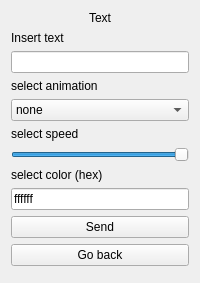
      <widget class="QWidget" name="page_6">
       <layout class="QVBoxLayout" name="verticalLayout_7">
        <item>
         <widget class="QLabel" name="label_10">
          <property name="sizePolicy">
           <sizepolicy hsizetype="Preferred" vsizetype="Maximum">
            <horstretch>0</horstretch>
            <verstretch>0</verstretch>
           </sizepolicy>
          </property>
          <property name="text">
           <string>Text</string>
          </property>
          <property name="alignment">
           <set>Qt::AlignmentFlag::AlignCenter</set>
          </property>
         </widget>
        </item>
        <item>
         <widget class="QLabel" name="label_11">
          <property name="sizePolicy">
           <sizepolicy hsizetype="Preferred" vsizetype="Maximum">
            <horstretch>0</horstretch>
            <verstretch>0</verstretch>
           </sizepolicy>
          </property>
          <property name="text">
           <string>Insert text</string>
          </property>
         </widget>
        </item>
        <item>
         <widget class="QLineEdit" name="lineEdit_3"/>
        </item>
        <item>
         <widget class="QLabel" name="label_12">
          <property name="sizePolicy">
           <sizepolicy hsizetype="Preferred" vsizetype="Maximum">
            <horstretch>0</horstretch>
            <verstretch>0</verstretch>
           </sizepolicy>
          </property>
          <property name="text">
           <string>select animation</string>
          </property>
         </widget>
        </item>
        <item>
         <widget class="QComboBox" name="comboBox_2">
          <item>
           <property name="text">
            <string>none</string>
           </property>
          </item>
          <item>
           <property name="text">
            <string>move left</string>
           </property>
          </item>
          <item>
           <property name="text">
            <string>move right</string>
           </property>
          </item>
          <item>
           <property name="text">
            <string>move up</string>
           </property>
          </item>
          <item>
           <property name="text">
            <string>move down</string>
           </property>
          </item>
          <item>
           <property name="text">
            <string>blink</string>
           </property>
          </item>
          <item>
           <property name="text">
            <string>breathe</string>
           </property>
          </item>
          <item>
           <property name="text">
            <string>shwoflake</string>
           </property>
          </item>
          <item>
           <property name="text">
            <string>laser</string>
           </property>
          </item>
         </widget>
        </item>
        <item>
         <widget class="QLabel" name="label_13">
          <property name="sizePolicy">
           <sizepolicy hsizetype="Preferred" vsizetype="Maximum">
            <horstretch>0</horstretch>
            <verstretch>0</verstretch>
           </sizepolicy>
          </property>
          <property name="text">
           <string>select speed</string>
          </property>
         </widget>
        </item>
        <item>
         <widget class="QSlider" name="horizontalSlider">
          <property name="minimum">
           <number>1</number>
          </property>
          <property name="maximum">
           <number>100</number>
          </property>
          <property name="value">
           <number>100</number>
          </property>
          <property name="orientation">
           <enum>Qt::Orientation::Horizontal</enum>
          </property>
         </widget>
        </item>
        <item>
         <widget class="QLabel" name="label_14">
          <property name="sizePolicy">
           <sizepolicy hsizetype="Preferred" vsizetype="Maximum">
            <horstretch>0</horstretch>
            <verstretch>0</verstretch>
           </sizepolicy>
          </property>
          <property name="text">
           <string>select color (hex)</string>
          </property>
         </widget>
        </item>
        <item>
         <widget class="QLineEdit" name="lineEdit_4">
          <property name="text">
           <string>ffffff</string>
          </property>
         </widget>
        </item>
        <item>
         <widget class="QPushButton" name="pushButton_15">
          <property name="text">
           <string>Send</string>
          </property>
         </widget>
        </item>
        <item>
         <widget class="QPushButton" name="pushButton_16">
          <property name="text">
           <string>Go back</string>
          </property>
         </widget>
        </item>
        <item>
         <widget class="QWidget" name="widget_7" native="true"/>
        </item>
       </layout>
      </widget>
